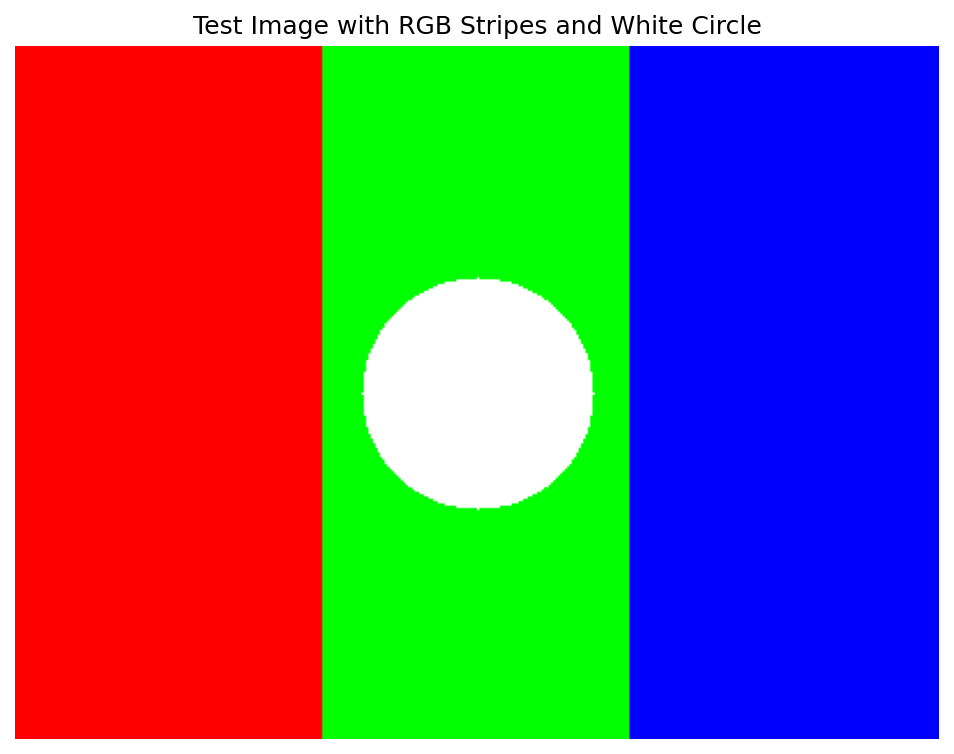

Write the Python code that produced this figure.
import numpy as np
import matplotlib.pyplot as plt
from PIL import Image

# Create a simple test image
width, height = 400, 300
image = np.zeros((height, width, 3), dtype=np.uint8)

# Add some patterns
image[:, width // 3:2 * width // 3, 1] = 255  # Green section
image[:, :width // 3, 0] = 255               # Red section
image[:, 2 * width // 3:, 2] = 255           # Blue section

# Add a white circle in the center
center_x, center_y = width // 2, height // 2
radius = 50
Y, X = np.ogrid[:height, :width]
mask = (X - center_x) ** 2 + (Y - center_y) ** 2 <= radius ** 2
image[mask] = [255, 255, 255]

# Display and save
plt.figure(figsize=(8, 6))
plt.imshow(image)
plt.title('Test Image with RGB Stripes and White Circle')
plt.axis('off')
plt.savefig('test_image.png', dpi=150, bbox_inches='tight')
plt.show()

print(f"Created test image: {width}x{height} pixels")
print(f"Image shape: {image.shape}")
print(f"Image dtype: {image.dtype}")